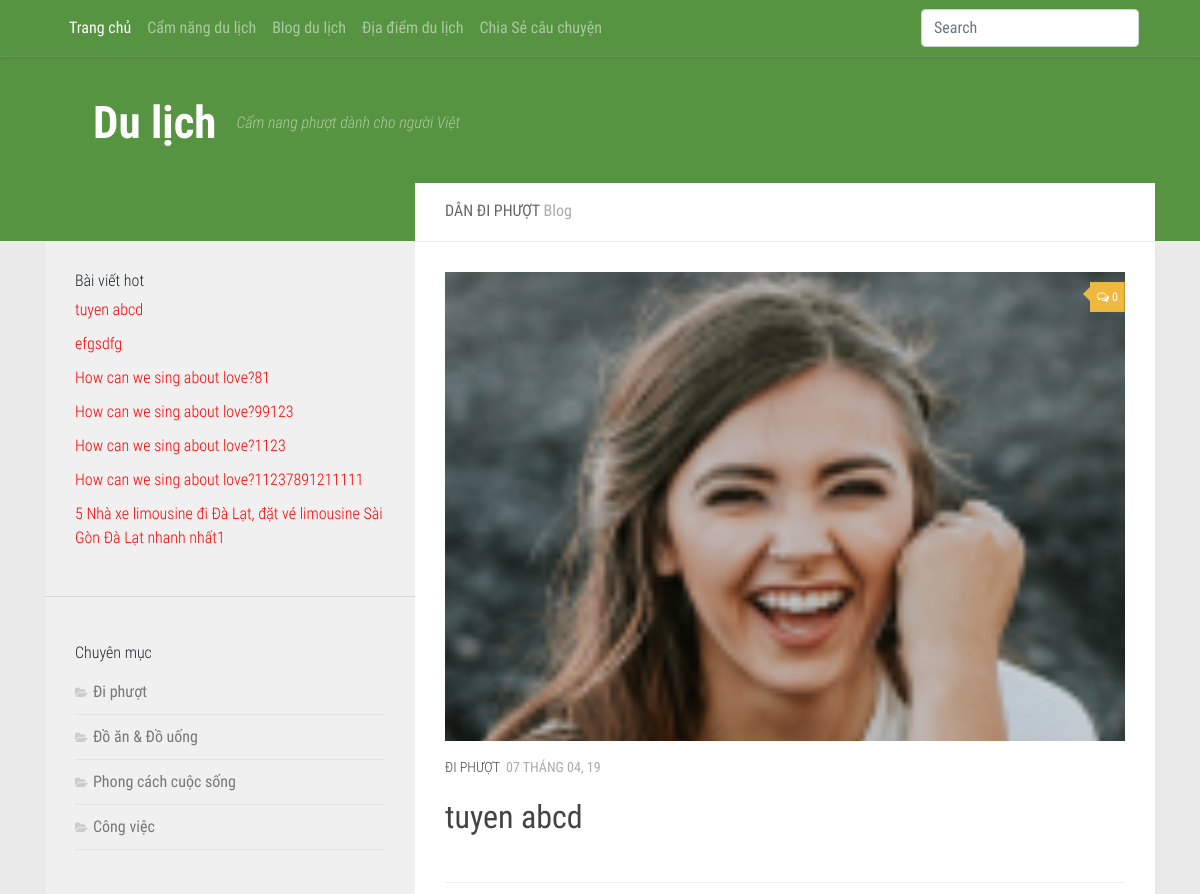
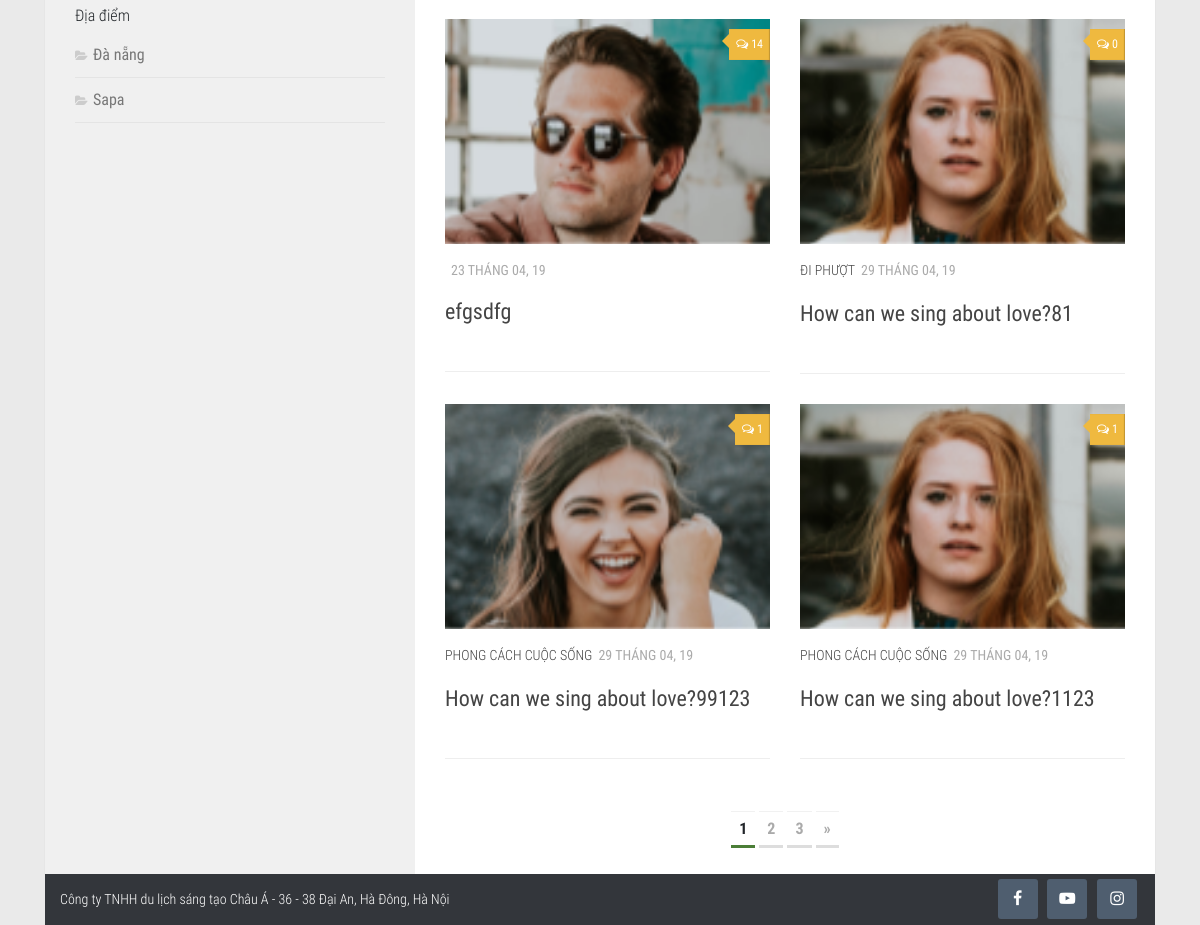
The page / on the database its author committed (2 pictures, top to bottom).
### tables this page shows
CREATE TABLE `tintuc` (
  `tintuc_id` int(11) NOT NULL,
  `danhmuc_id` int(11) DEFAULT NULL,
  `tintuc_ten` varchar(150) DEFAULT NULL,
  `tintuc_mota` text NOT NULL,
  `tintuc_noidung` text,
  `tintuc_anh` varchar(100) DEFAULT NULL,
  `tintuc_ngaytao` date DEFAULT NULL,
  `tintuc_hot` tinyint(4) DEFAULT NULL
);

CREATE TABLE `danhmuc` (
  `danhmuc_id` int(11) NOT NULL,
  `danhmuc_ten` varchar(100) NOT NULL,
  `danhmuc_vitri` int(11) NOT NULL,
  `danhmuc_ngaytao` date NOT NULL
);

CREATE TABLE `diadiem` (
  `diadiem_id` int(11) NOT NULL,
  `diadiem_ten` varchar(150) NOT NULL,
  `diadiem_anh` varchar(100) NOT NULL,
  `diadiem_ngaytao` date NOT NULL,
  `diadiem_vitri` int(11) NOT NULL
);

### index.php (the view, shortened to what this page needs)
<?php include('includes/mysqli_connect.php');?>
<?php include('includes/functions.php');?>
<?php include('includes/header.php');?>
<main id="main">
	<div class="container">
		<div class="row">
			<div class="col-md-12">
				<div class="wrapper-main">
					<div class="row m-0">
						<div class="col-md-4 p-0">
							<?php include('includes/sidebar.php');?>
						</div>
						<div class="col-md-8 p-0">
							<div class="wrapper-main-content">
								<h2 class="title"> DÂN ĐI PHƯỢT <span class="post-subheading">Blog</span></h2>
								<div class="row">
									<div class="col-md-12">
										<div class="box-content">
											<div class="featured">
											    <article class="clearfix post">
											    	<?php
											    		$posts = fetch_news();
											    		$items = $posts[0];
											    		$type = 'tintuc';
														$countComment = countComment($type, $items['tintuc_id']);
														if($countComment > 0) {
															$count = $countComment;
														} else {
															$count = 0;
														}
										    			echo"
												        <div class='post-inner post-hover'>
												            <div class='post-thumbnail featured-img-thumb-large'>
												                <a href='single.php?id={$items['tintuc_id']}'>
												                    <img src='".BASE_URL."/admin/uploads/images/{$items['tintuc_anh']}' class='img-fluid' alt=''>
												                </a>
												                <a class='post-comments' href='single.php?id={$items['tintuc_id']}#disscuss'><span><i class='fa fa-comments-o'></i>{$count}</span></a>
												            </div>
												            <div class='post-meta clearfix'>
												                <p class='post-category'><a href='danhmuctintuc.php?id={$items['danhmuc_id']}'>{$items['danhmuc_ten']}</a></p>
												                <p class='post-date'>
												                    <time class='published' datetime=''>{$items['date']}</time>
												                </p>
												            </div>
												            <h2 class='post-title'>
        														<a href='single.php?id={$items['tintuc_id']}' title='{$items['tintuc_ten']}'>{$items['tintuc_ten']}</a>
        													</h2>
												            <div class='excerpt'>
												                <p>{$items['tintuc_mota']}</p>
												            </div>
												        </div>
												        ";
											    	 ?>
											    </article>
											</div>
											<div id="grid-wrapper" class="post-list clearfix">
												<div class="row">
												<?php
												$display = 5;
						                        $posts = fetch_news($display);
						                        $type = 'tintuc';
						                        unset($posts[0]);
						                        if(!empty($posts[1])) {
							                        foreach ($posts as $post) {
							                        	$countComment = countComment($type, $post['tintuc_id']);
														if($countComment > 0) {
															$count = $countComment;
														} else {
															$count = 0;
														}
											            echo "
											                <div class='col-md-6'>
							                                    <article class='clearfix post'>
							                                      <div class='post-inner post-hover'>
							                                          <div class='post-thumbnail featured-img-thumb-large'>
							                                              <a href='single.php?id={$post['tintuc_id']}' title=''>
							                                                  <img src='".BASE_URL."/admin/uploads/images/{$post['tintuc_anh']}' class='img-fluid' alt=''>
							                                              </a>
							                                              <a class='post-comments' href='single.php?id={$post['tintuc_id']}#disscuss'><span><i class='fa fa-comments-o'></i>{$count}</span></a>
							                                          </div>
							                                          <div class='post-meta clearfix'>
							                                              <p class='post-category'><a href='danhmuctintuc.php?id={$post['danhmuc_id']}'>{$post['danhmuc_ten']}</a></p>
							                                              <p class='post-date'>
							                                                  <time class='published'>{$post['date']}</time>
							                                              </p>
							                                          </div>
							                                          <h2 class='post-title'>
							                                            <a href='single.php?id={$post['tintuc_id']}' title='{$post['tintuc_ten']}'>{$post['tintuc_ten']}</a>
							                                          </h2>
							                                          <div class='excerpt'>
							                                              <p>{$post['tintuc_mota']}</p>
							                                          </div>
							                                      </div>
							                                    </article>
							                                </div>
											            ";
											        }
						                        }
											    ?>
												</div>
											</div>
											<?php echo pagination(NULL ,$display , 'tintuc');  ?>
										</div>
									</div>
								</div>
							</div>
						</div>
					</div>
				</div>
			</div>
		</div>
	</div>
</main>
<?php include('includes/footer.php');?>

### includes/sidebar.php (shortened to what this page needs)
<aside id="aside">
  <div class="sidebar-sticky">
    <div class="wrapper-post-hot">
      <h3 class="title">
        Bài viết hot
      </h3>
      <ul class="list-post-hot">
        <?php
          $query = "SELECT tintuc_id, tintuc_ten FROM tintuc WHERE tintuc_hot = 1 ORDER BY tintuc_id ASC LIMIT 0, 10";
          $result = $dbc->query($query);
          while ($news = $result->fetch_array(MYSQLI_ASSOC)) {
              echo "<li><a href='single.php?id={$news['tintuc_id']}'";
              echo ">".$news['tintuc_ten']. "</a></li>";
          }
         ?>
      </ul>
    </div>
    <hr>
    <div class="wrapper-categories">
      <h3 class="title">
        Chuyên mục
      </h3>
      <ul>
        <?php
          $query = "SELECT * FROM danhmuc ORDER BY danhmuc_id ASC";
          $result = $dbc->query($query);
          while ($cats = $result->fetch_array(MYSQLI_ASSOC)) {
              echo "<li class='cat-item'><a href='danhmuctintuc.php?id={$cats['danhmuc_id']}'";
              echo ">".$cats['danhmuc_ten']. "</a></li>";
          }
         ?>
      </ul>
    </div>
    <div class="wrapper-categories">
      <h3 class="title">
        Địa điểm
      </h3>
      <ul>
        <?php
          $query = "SELECT * FROM diadiem ORDER BY diadiem_id ASC";
          $result = $dbc->query($query);
          while ($location = $result->fetch_array(MYSQLI_ASSOC)) {
              echo "<li class='cat-item'><a href='diadiem.php?id={$location['diadiem_id']}'";
              echo ">".$location['diadiem_ten']. "</a></li>";
          }
         ?>
      </ul>
    </div>
  </div>
</aside>

### assets/css/style.css (style rules this page uses)
a { text-decoration: none !important; }
a, a:after, a:before { -webkit-transition: all .2s ease; -moz-transition: all .2s ease; -o-transition: all .2s ease; transition: all .2s ease; }
p { font-weight:300; }
.post-date { margin-bottom:0; }
body { background:#eaeaea }
ul { list-style: none;padding: 0;margin-bottom: 0; }
#aside { background: #f0f0f0;height: 100%; }
.wrapper-main { background: #fff; -webkit-box-shadow: 0 1px 1px rgba(0,0,0,.1); box-shadow: 0 1px 1px rgba(0,0,0,.1); }
body { font-family: 'Roboto Condensed', Arial, sans-serif; }
h3.title { font-size: 16px;font-weight: 300; }
.list-post-hot li a { font-weight: 300;color: red; }
.sidebar-sticky { position: -webkit-sticky; position: sticky; top: 0; }
.wrapper-post-hot,.wrapper-categories { padding:30px 30px 20px; }
.wrapper-categories .cat-item { padding: 10px 0; border-bottom: 1px solid #e4e4e4; }
.wrapper-categories .cat-item a { color: #777; }
.wrapper-categories .cat-item a::before { content: "\f07c"; font-family: FontAwesome; font-size: 12px; margin-right: 6px; color: #ccc; display: inline-block!important; width: 1em; text-align: center; }
h2.title { color: #666; font-size: 16px; padding: 18px 30px 21px; border-bottom: 1px solid #eee; margin-bottom: 0; min-height: 59px; }
.post-subheading { color:#aaa }
.wrapper-main-content { margin-top: -58px;background:#fff; }
.box-content { padding: 30px 30px 20px; }
.post { position: relative; overflow: hidden; }
.post-hover, .post-hover .post-thumbnail { webkit-backface-visibility: hidden; backface-visibility: hidden; perspective: 1000px; transform-style: preserve-3d; }
.post-thumbnail { width: 100%; -webkit-transition: all 1s ease; -moz-transition: all 1s ease; transition: all 1s ease; position: relative; margin-bottom: 1em; padding-top: 69%; }
.post-comments { background: #efb93f; font-size: .75rem; line-height: 1.66rem; color: #fff; display: block; position: absolute; top: 10px; right: 0; -webkit-box-shadow: inset -1px 0 1px rgba(0,0,0,.2); box-shadow: inset -1px 0 1px rgba(0,0,0,.2); }
.post-comments>span { display: block; position: relative; padding: 2px 7px; }
.post-comments>span:before { content: ''; display: inline-block; border-left: 9px solid transparent; border-right: 9px solid #efb93f; border-top: 9px solid transparent; border-bottom: 9px solid transparent; position: absolute; top: 3px; left: -16px; }
.post-comments i { margin-right: 3px; }
.post-meta { font-size: .875em; font-weight: 400; color: #bbb; margin-bottom: .3em; text-transform: uppercase; }
.post-meta .post-category { float: left; margin-right: 6px; }
.post-title a,.post-category a { color: #444; }
.post-list .post-title { font-size: 1.375em; }
.featured { padding-bottom: 30px; margin-bottom: 30px; border-bottom: 1px solid #eee; }
.post-list .post { border-bottom: 1px solid #eee; margin-bottom: 30px; padding-bottom: 30px; }
.list-post-hot li { margin-bottom: 10px; }
.post-thumbnail img { position:absolute;top: 0;bottom: 0;left: 0;right: 0;height: 100%;width: 100%;object-fit: cover; }
.published { font-size: 1em; font-weight: 400; color: #aaa; margin-bottom: 1em; display: inline-block; }

### rows shown on the page
tintuc: tintuc_ten "tuyen abcd", tintuc_anh (picture)
tintuc: tintuc_ten "efgsdfg", tintuc_anh (picture), count "14", date "23 THÁNG 04, 19"
tintuc: tintuc_ten "How can we sing about love?81", tintuc_anh (picture), count "0", danhmuc.danhmuc_ten "ĐI PHƯỢT", date "29 THÁNG 04, 19"
tintuc: tintuc_ten "How can we sing about love?99123", tintuc_anh (picture), count "1", danhmuc.danhmuc_ten "PHONG CÁCH CUỘC SỐNG", date "29 THÁNG 04, 19"
tintuc: tintuc_ten "How can we sing about love?1123", tintuc_anh (picture), count "1", danhmuc.danhmuc_ten "PHONG CÁCH CUỘC SỐNG", date "29 THÁNG 04, 19"
tintuc: tintuc_ten "How can we sing about love?11237891211111"
tintuc: tintuc_ten "5 Nhà xe limousine đi Đà Lạt, đặt vé limousine Sài Gòn Đà Lạt nhanh nhất1"
danhmuc: danhmuc_ten "Đi phượt", danhmuc_ten "ĐI PHƯỢT"
danhmuc: danhmuc_ten "Đồ ăn & Đồ uống"
danhmuc: danhmuc_ten "Phong cách cuộc sống"
danhmuc: danhmuc_ten "Công việc"
diadiem: diadiem_ten "Đà nẵng"
diadiem: diadiem_ten "Sapa"

### other values the page prints
$count "0"
$items['date'] "07 THÁNG 04, 19"
